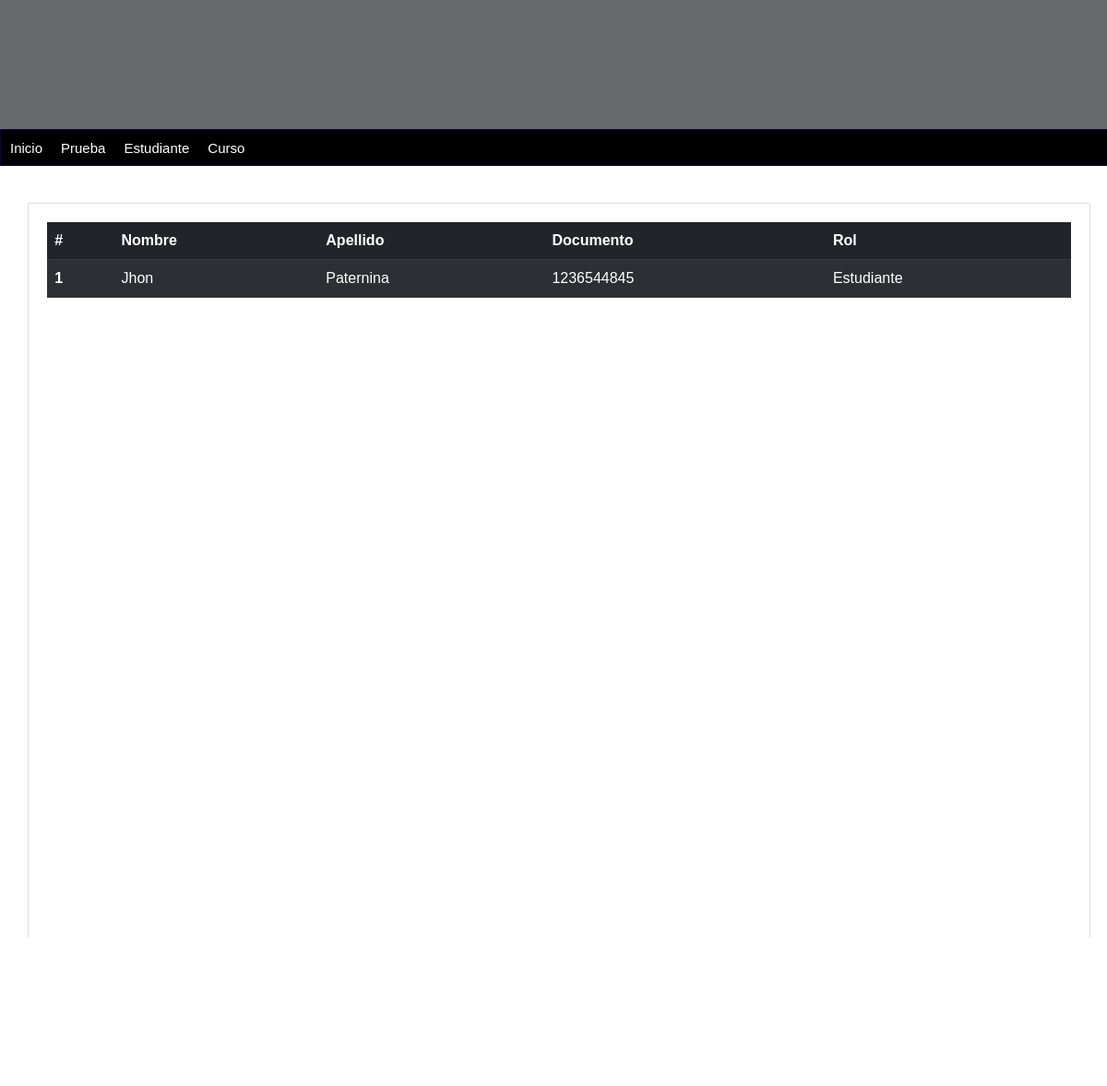
Page /lista-estudiantes/ on the earlier database version.
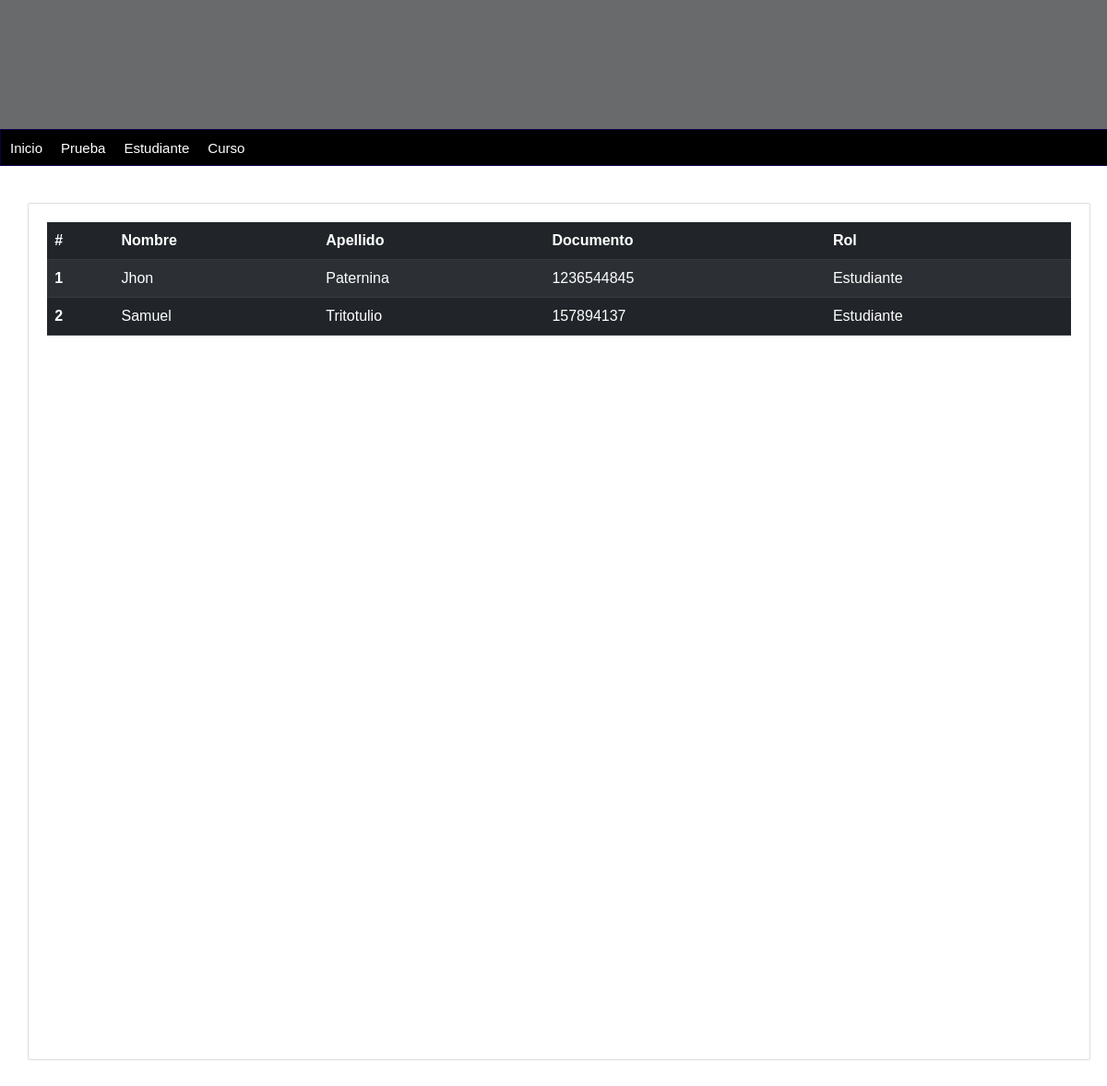
Same page on the later database version.
### persona/models.py (models this page shows, shortened)
class Persona(models.Model):
    nombre = models.CharField(max_length=100)
    apellidos = models.CharField(max_length=100)
    dni = models.CharField(max_length=10)
    telefono = models.CharField(max_length=10)
    email = models.EmailField()
    fecha_nacimiento = models.DateField()
    rol = models.CharField(max_length=20)
    create_at = models.DateTimeField(auto_now=True)
    class Meta:
        db_table = 'Persona'

### persona/views.py (the view)
# urls.py: path('lista-estudiantes/', get_estudiantes, name='lista-estudiantes'),
def get_estudiantes(request):
    estudiantes = Persona.objects.filter(rol='Estudiante')
    return render(request, 'lista-estudiantes.html', {
        'title': 'Lista de estudiantes -p',
        'estudiantes': estudiantes
    })

### persona/templates/lista-estudiantes.html
{% extends "index.html" %}
{% block  content %}
<table class="table table-dark table-striped">
   <thead>
     <tr>
       <th scope="col">#</th>
       <th scope="col">Nombre</th>
       <th scope="col">Apellido</th>
       <th scope="col">Documento</th>
       <th scope="col">Rol</th>
     </tr>
   </thead>
   <tbody>
     <tr>
      {% for estudiante in estudiantes %}
       <th scope="row">{{forloop.counter}}</th>
       <td>{{estudiante.nombre}}</td>
       <td>{{estudiante.apellidos}}</td>
       <td>{{estudiante.dni}}</td>
       <td>{{estudiante.rol}}</td>
       <tr>
         {% endfor %}
   </tbody>
 </table>
{% endblock  %}

### mainApp/templates/index.html (shortened to what this page needs)
{% load static %}
<!DOCTYPE html>
<html lang="en">
<head>
    <link rel="stylesheet" href="{% static "css/styles.css" %}">
    <head>
        <link href="https://cdn.jsdelivr.net/npm/bootstrap@5.3.0-alpha1/dist/css/bootstrap.min.css" rel="stylesheet">
    </head>
</head>
<body>
    <header></header>
    <nav class="nav">
        <ul class="nav justify-content-center">
            <li class="nav-item">
                <a style="text-decoration: none;" href="{% url "inicio" %}">Inicio</a>
            </li>
            <li class="nav-item">
                <a style="text-decoration: none;" href="{% url "Hola_prueba" %}">Prueba</a>
            </li>
            <li class="nav-item">
                <a style="text-decoration: none;" href="{% url "lista-estudiantes" %}">Estudiante</a>
            </li>
            <li class="nav-item">
                <a style="text-decoration: none;" href="{% url "lista-curso" %}">Curso</a>
            </li>
        </ul>
    </nav>
    <div id="content">
        <div class="box">
            {% block content %}
            {% endblock  %}
        </div>
    </div>
</body>
</html>

### mainApp/static/css/styles.css (style rules this page uses)
* { margin: 0px; padding: 0px; font-family: Arial, Helvetica, sans-serif; text-decoration: none; }
body { background-color: #f2f2f2; }
header { width: 1212px; height: 140px; background-color: #686a6b; margin: 0 auto; }
nav { width: 1211px; height: 40px; margin: 0 auto; background-color: #000000; border: 1px solid #090249; font-size: 15px; }
nav ul { list-style: none; text-decoration: none; }
nav ul li { line-height: 40px; float: left; }
nav ul li a { display: block; padding-left: 10px; padding-right: 10px; color: white; text-decoration: none; }
#content { width: 1212px; min-height: 930px; margin: 0 auto; margin-bottom: 30px; margin-top: 40px; }
.box { background: white; width: 95%; min-height: 930px; padding: 20px; border: 1px solid #ddd; margin: 0 auto; border-radius: 2px; }

Differences in the rows shown:
added Persona: nombre "Samuel", apellidos "Tritotulio", dni "157894137", rol "Estudiante"
